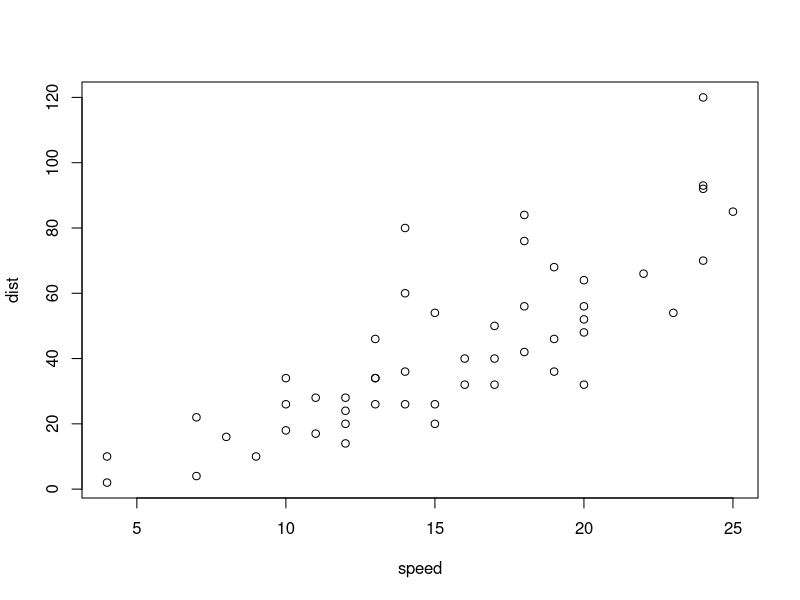
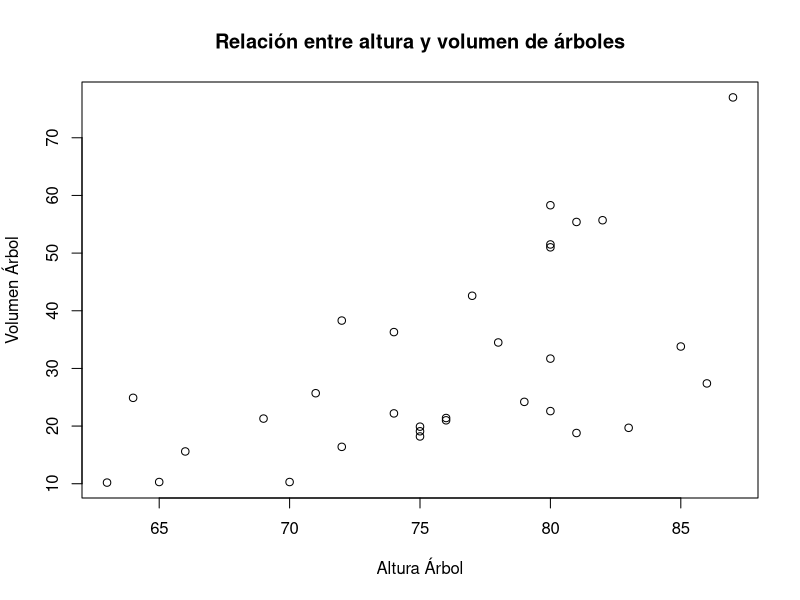
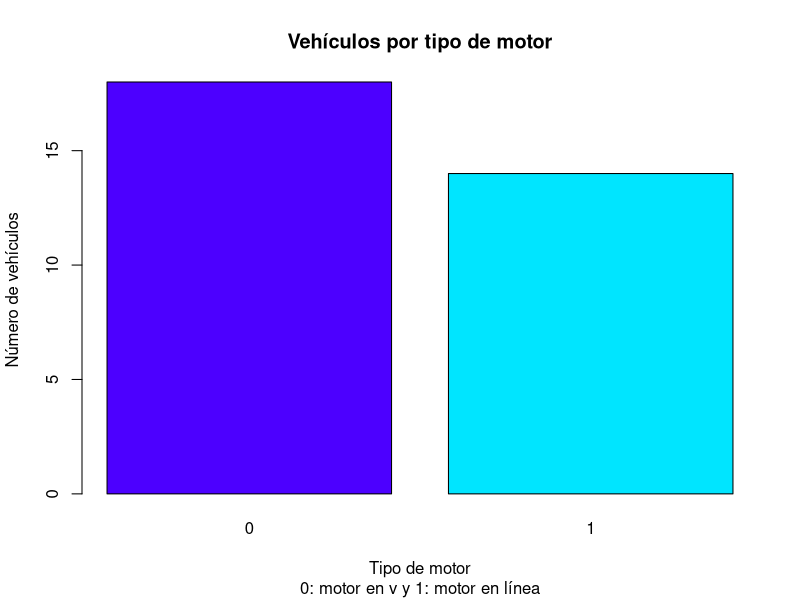
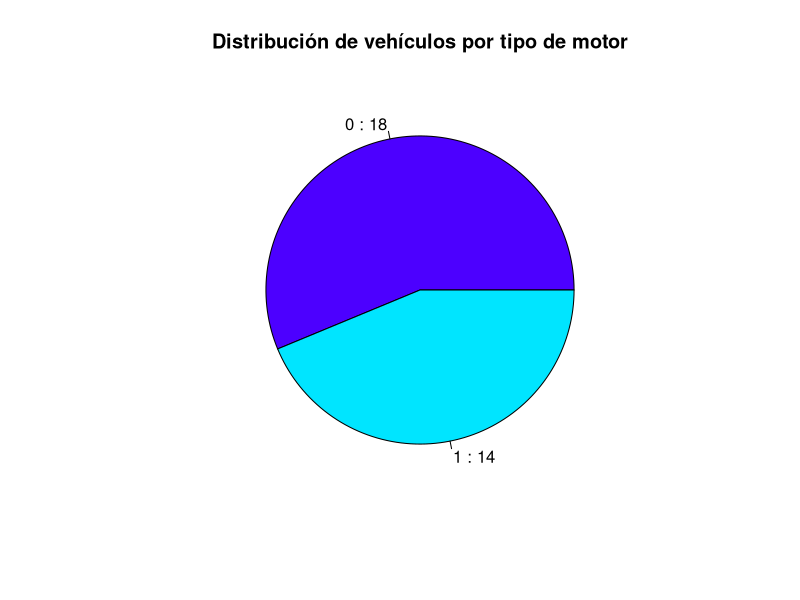
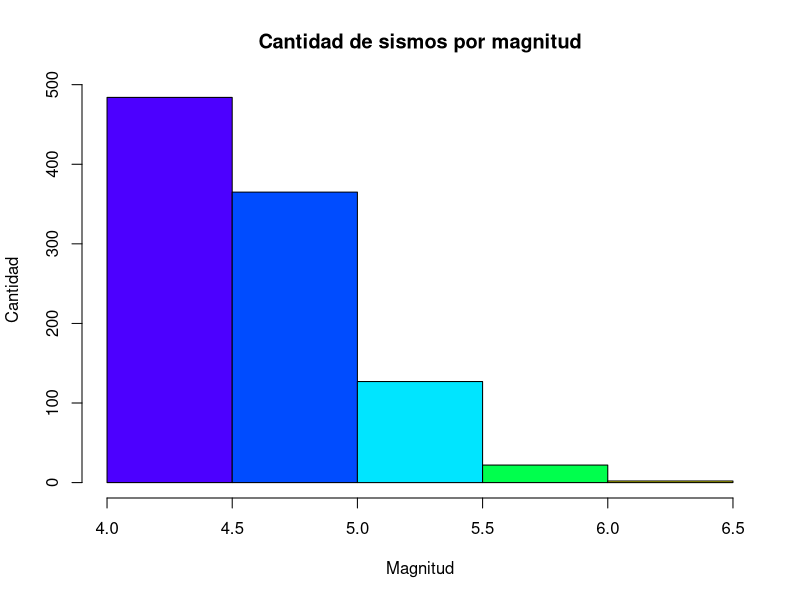

Source code (R) for these figures, in order:
## ---- chunk 1
plot(cars)
## ---- chunk 2
plot(
  x = trees$Height,
  y = trees$Volume,
  main = "Relación entre altura y volumen de árboles",
  xlab = "Altura Árbol",
  ylab = "Volumen Árbol"
)

## ---- chunk 3
# Cantidad  de vehículos con el tipo de motor en V o líneal

Tipo_motor <- 
  table(mtcars$vs)

# Despliegue
Tipo_motor

# Gráfico de barras apiladas
barplot(
  height = Tipo_motor,
  main = "Vehículos por tipo de motor",
  sub = "0: motor en v y 1: motor en línea",
  xlab = "Tipo de motor",
  ylab = "Número de vehículos",
  col = topo.colors(2),
  
)

## ---- chunk 4
# Gráfico de pastel para tipo de motor
pie(
  x = Tipo_motor, 
  main = "Distribución de vehículos por tipo de motor",
  labels = paste(names(Tipo_motor), ":", Tipo_motor),
  col = topo.colors(2),
)

# Histograma de cantidad de sismos por magnitud 

hist(
  x = quakes$mag, 
  breaks = 5,
  main = "Cantidad de sismos por magnitud", 
  xlab = "Magnitud", 
  ylab = "Cantidad",
  col = topo.colors(5),
)
